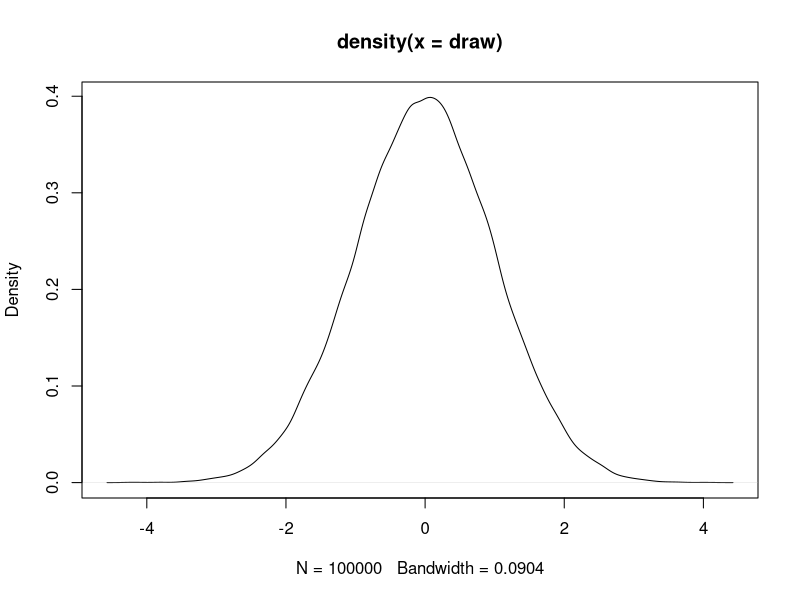
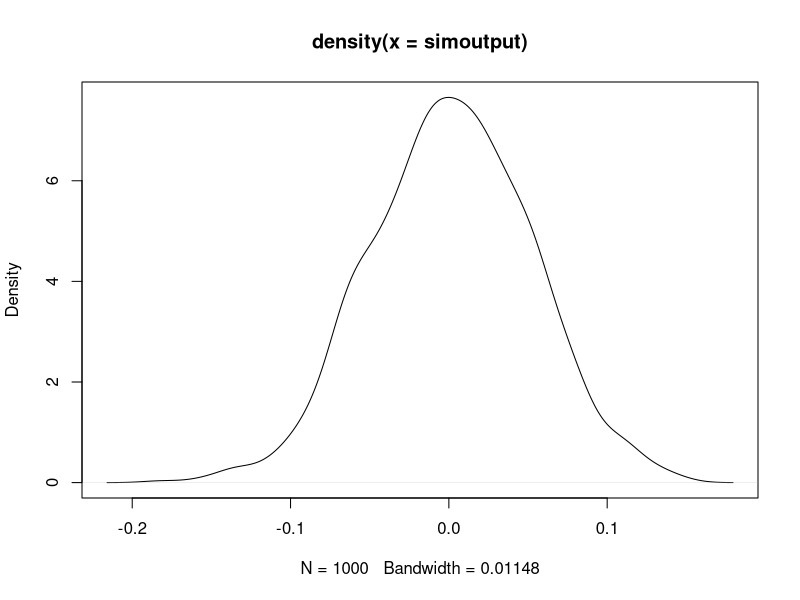
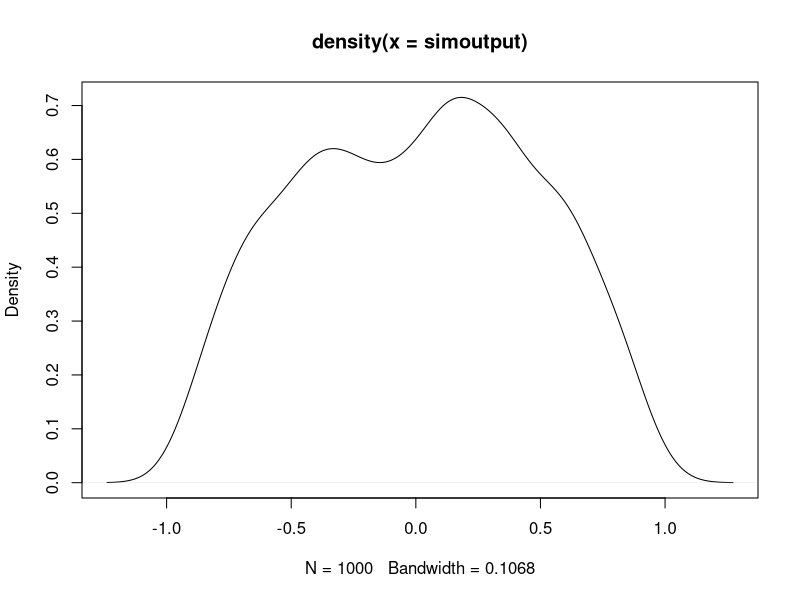

Generate these figures, in order, with R:
draw <- rnorm(100000)
plot(density(draw))
mean(draw)
sd(draw)
mean(draw < 1.96)
mean(draw < -1.96)

set.seed(200)
y <- rnorm(400)
x <- rnorm(400)
cor(y,x)

set.seed(200)
simoutput <- replicate(1000, {
  y <- rnorm(400)
  x <- rnorm(400)
  cor(y,x)
})
simoutput
plot(density(simoutput))
mean(simoutput)
sd(simoutput)
mean(abs(simoutput) < 0.1)
mean(abs(simoutput) < 0.2)

set.seed(200)
y <- arima.sim(list(ar=0.999), n=400)
x <- arima.sim(list(ar=0.999), n=400)
cor(y,x)

set.seed(200)
simoutput <- replicate(1000, {
  y <- arima.sim(list(ar=0.999), n=400)
  x <- arima.sim(list(ar=0.999), n=400)
  cor(y,x)
})
simoutput
plot(density(simoutput))
mean(simoutput)
sd(simoutput)
mean(abs(simoutput) < 0.1)
mean(abs(simoutput) < 0.2)
mean(abs(simoutput) < 0.8)
max(abs(simoutput))




